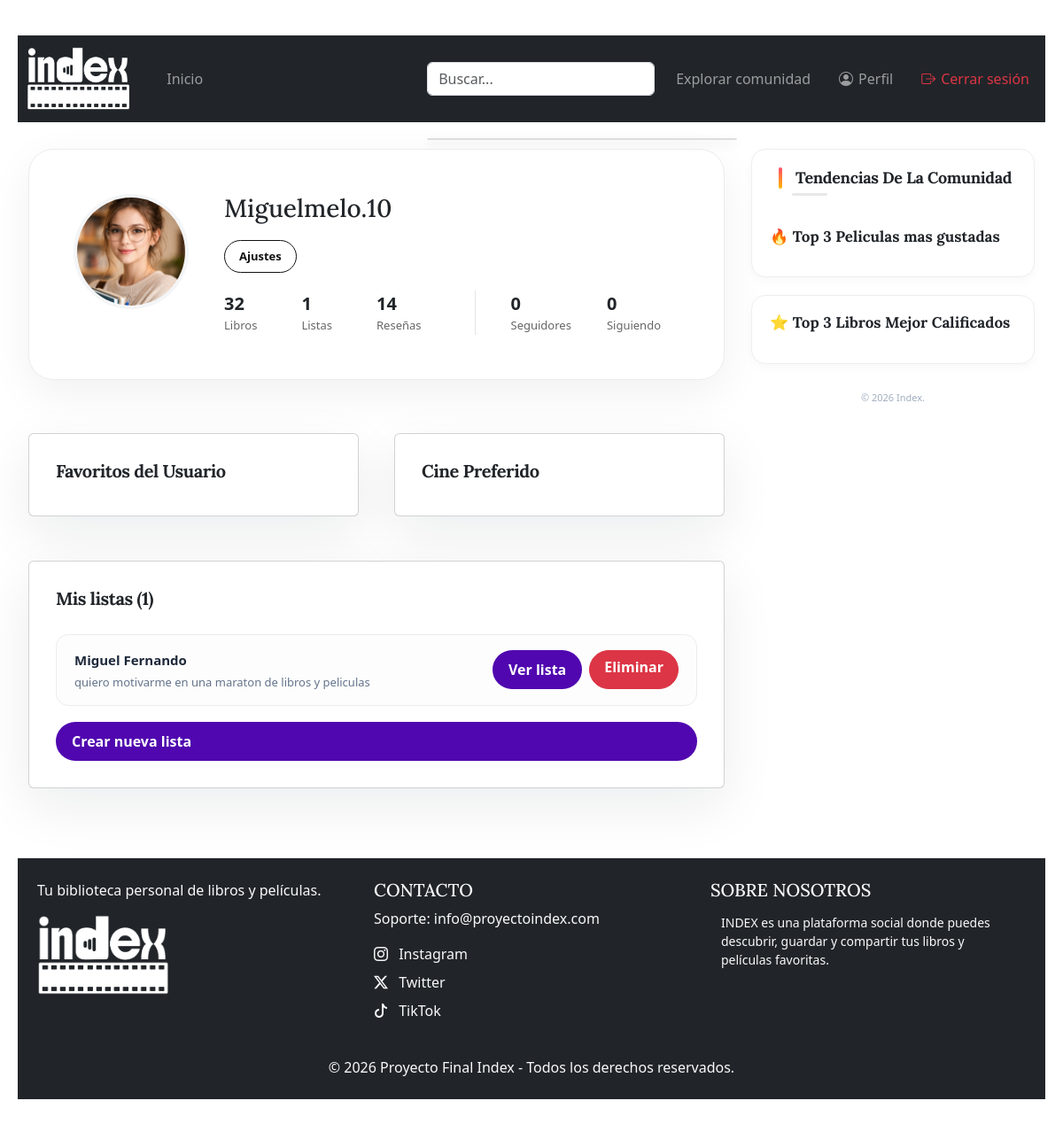
The app's page /index.php?ctl=perfil (signed in) with its own data.
### tables this page shows
CREATE TABLE IF NOT EXISTS `usuarios` (
  `id` int NOT NULL AUTO_INCREMENT,
  `username` varchar(50) NOT NULL,
  `nombre` varchar(100) DEFAULT NULL,
  `apellido` varchar(100) DEFAULT NULL,
  `bio` text,
  `foto` varchar(255) DEFAULT 'web/img/perfil/default.png',
  `email` varchar(150) NOT NULL,
  `contrasena` varchar(200) NOT NULL,
  `rol` enum('admin','usuario') NOT NULL DEFAULT 'usuario',
  `pais` varchar(100) DEFAULT NULL,
  `nivel` int NOT NULL DEFAULT '1',
  `activo` int NOT NULL DEFAULT '0',
  `top_libros` text,
  `top_peliculas` text,
  PRIMARY KEY (`id`),
  UNIQUE KEY `username` (`username`),
  UNIQUE KEY `email_unique` (`email`),
  UNIQUE KEY `username_unique` (`username`)
);

CREATE TABLE IF NOT EXISTS `listas` (
  `id` int NOT NULL AUTO_INCREMENT,
  `id_usuario` int NOT NULL,
  `nombre` varchar(150) NOT NULL,
  `descripcion` text,
  `tipo` varchar(50) DEFAULT 'personal',
  `creada_en` timestamp NOT NULL DEFAULT CURRENT_TIMESTAMP,
  PRIMARY KEY (`id`),
  KEY `id_usuario` (`id_usuario`),
  CONSTRAINT `listas_ibfk_1` FOREIGN KEY (`id_usuario`) REFERENCES `usuarios` (`id`) ON DELETE CASCADE
);

### app/Controllers/UsuarioController.php (called while the page is built, shortened)
<?php
class UsuarioController
{
    private $usuarioModel;
    public function __construct($session)
    {
        $this->usuarioModel = new UsuarioModel();
    }
    public function perfil()
    {
        $idUsuario = $_SESSION['id_usuario'] ?? null;
        $idPerfil = $_GET['id'] ?? $idUsuario;
        $usuario = $this->usuarioModel->obtenerPorId($idPerfil);
        $listasModel = new ListaModel();
        $listas = $listasModel->obtenerListasPorUsuario($idPerfil);
        $numeroListas = count($listas);
        $seguidorModel = new SeguidorModel();
        $seguidores = $seguidorModel->obtenerSeguidores($idPerfil);
        $seguidos   = $seguidorModel->obtenerSeguidos($idPerfil);
        require __DIR__ . '/../templates/perfil.php';
    }
}

### index.php (called while the page is built, shortened)
<?php
require_once __DIR__ . '/app/Models/ListaModel.php';
require_once __DIR__ . '/app/Models/UsuarioModel.php';
require_once __DIR__ . '/app/Models/SeguidorModel.php';
require_once __DIR__ . '/app/Core/Database.php';
require_once __DIR__ . '/app/Controllers/UsuarioController.php';
$session = new SessionManager(
    loginPage: 'index.php?ctl=login',
    timeout: 600
);
$ruta = $_REQUEST['ctl'] ?? 'inicio';
$actionName     = $map[$ruta]['action'];
if (!in_array($ruta, ['login', 'registro', 'recupero', 'reset', 'inicio'])) {
    $session->checkSecurity();
}
$controller = new $controllerName($session);
$controller->$actionName();

### app/Core/Database.php (called while the page is built)
<?php
class Database {
    private static ? PDO $instance = null;
    public static function getConnection(): PDO {
        if (self::$instance === null) {
            $host = getenv('DB_HOST')     ?: 'db';
            $dbname = getenv('DB_DATABASE') ?: 'indexproyecto';
            $user = getenv('DB_USERNAME')   ?: 'root';
            $pass = getenv('DB_PASSWORD')   ?: 'indexLIM_5825.';
            self::$instance = new PDO(
                "mysql:host=$host;dbname=$dbname;charset=utf8mb4",
                $user,
                $pass,
                [
                    PDO::ATTR_ERRMODE => PDO::ERRMODE_EXCEPTION,
                    PDO::ATTR_DEFAULT_FETCH_MODE => PDO::FETCH_ASSOC,
                    PDO::ATTR_EMULATE_PREPARES => false,
                ]
            );
        }
        return self::$instance;
    }
}

### app/Models/UsuarioModel.php (called while the page is built, shortened)
<?php
class UsuarioModel
{
    private $db;
    public function __construct()
    {
$this->db = Database::getConnection();
    }
    public function obtenerPorId($id)
    {
        try {
            $query = "SELECT * FROM usuarios WHERE id = :id LIMIT 1";
            $stmt = $this->db->prepare($query);
            $stmt->bindParam(':id', $id, PDO::PARAM_INT);
            $stmt->execute();
            return $stmt->fetch(PDO::FETCH_ASSOC);
        } catch (PDOException $e) {
            error_log("Error al obtener usuario por ID: " . $e->getMessage());
            return false;
        }
    }
}

### app/Models/ListaModel.php (called while the page is built, shortened)
<?php
require_once dirname(__DIR__) . '/Core/Database.php';
class ListaModel {
public function obtenerListasPorUsuario(int $idUsuario): array
{
    $conexion = Database::getConnection();
    $sql = "SELECT id, nombre, descripcion, tipo, creada_en
            FROM listas
            WHERE id_usuario = ?
            ORDER BY creada_en DESC";
    $stmt = $conexion->prepare($sql);
    $stmt->execute([$idUsuario]);
    return $stmt->fetchAll(PDO::FETCH_ASSOC);
}
}

### app/Models/SeguidorModel.php (called while the page is built, shortened)
<?php
class SeguidorModel
{
    private $db;
    public function __construct()
    {
        $this->db = Database::getConnection();
    }
    public function obtenerSeguidores(int $usuarioId): array
    {
        $sql = "SELECT u.id, u.nombre, u.foto
                FROM seguidores s
                JOIN usuarios u ON u.id = s.seguidor_id
                WHERE s.seguido_id = :id";
        $stmt = $this->db->prepare($sql);
        $stmt->execute([':id' => $usuarioId]);
        return $stmt->fetchAll(PDO::FETCH_ASSOC);
    }
    public function obtenerSeguidos(int $usuarioId): array
    {
        $sql = "SELECT u.id, u.nombre, u.foto
                FROM seguidores s
                JOIN usuarios u ON u.id = s.seguido_id
                WHERE s.seguidor_id = :id";
        $stmt = $this->db->prepare($sql);
        $stmt->execute([':id' => $usuarioId]);
        return $stmt->fetchAll(PDO::FETCH_ASSOC);
    }
}

### app/templates/perfil.php (the view, shortened to what this page needs)
<?php
$fotoPerfil = trim($usuario['foto'] ?? '');
?>
<!DOCTYPE html>
<html lang="es">
<head>
    <link rel="stylesheet" href="web/css/stylePerfil.css">
    <link rel="stylesheet" href="web/css/styleFuentes.css">
</head>
<body class="perfil-page">
<?php include_once __DIR__ . '/../templates/header.php'; ?>
<main class="container-fluid dashboard-layout">
    <section class="feed-principal">
        <section class="perfil-header">
            <div class="perfil-container">
                <div class="perfil-avatar">
                    <img src="<?= htmlspecialchars($fotoPerfil) ?>" alt="Foto de perfil">
                </div>
                <div class="perfil-info">
                    <h2><?= htmlspecialchars($usuario['username']) ?></h2>
                    <div class="perfil-botones">
                        <?php if ($_SESSION['id_usuario'] == $usuario['id']): ?>
                            <a href="index.php?ctl=ajustesPerfil" class="btn-outline">Ajustes</a>
                        <?php endif; ?>
                    </div>
                    <div class="perfil-stats-wrapper">
                        <div class="stats-izquierda">
                            <div><strong>32</strong><span>Libros</span></div>
                            <div><strong><?= $numeroListas ?? 0 ?></strong><span>Listas</span></div>
                            <div><strong>14</strong><span>Reseñas</span></div>
                        </div>
                        <div class="stats-derecha">
                            <a href="index.php?ctl=verSeguidores&id=<?= $usuario['id'] ?>">
                                <strong><?= count($seguidores) ?></strong><span>Seguidores</span>
                            </a>
                            <a href="index.php?ctl=verSeguidos&id=<?= $usuario['id'] ?>">
                                <strong><?= count($seguidos) ?></strong><span>Siguiendo</span>
                            </a>
                        </div>
                    </div>
                </div>
            </div>
        </section>
        <section class="perfil-contenido">
            <div class="bloques-superiores">
                <div class="card">
                    <h3>Favoritos del Usuario</h3>
                </div>
                <div class="card">
                    <h3>Cine Preferido</h3>
                </div>
            </div>
            <div class="card listas">
                <h3>Mis listas (<?= $numeroListas ?? 0 ?>)</h3>
                <div class="listas-container">
                    <?php foreach ($listas as $lista): ?>
                        <div class="lista-item-card">
                            <div class="lista-texto">
                                <strong><?= htmlspecialchars($lista['nombre']) ?></strong>
                                <p><?= htmlspecialchars($lista['descripcion']) ?></p>
                            </div>
                            <div class="d-flex justify-content-end gap-2">
                                <a href="index.php?ctl=verLista&id=<?= $lista['id'] ?>" class="btn-success">Ver lista</a>
                                <?php if ($_SESSION['id_usuario'] == $usuario['id']): ?>
                                    <a href="index.php?ctl=eliminarLista&id=<?= $lista['id'] ?>" class="btn btn-danger rounded-5 ps-3 pe-3 fw-semibold">Eliminar</a>
                                <?php endif; ?>
                            </div>
                        </div>
                    <?php endforeach; ?>
                </div>
                <?php if ($_SESSION['id_usuario'] == $usuario['id']): ?>
                    <a href="index.php?ctl=crearLista" class="btn-success crear-lista">Crear nueva lista</a>
                <?php endif; ?>
            </div>
        </section>
    </section>
    <aside class="sidebar-tendencias">
        <div class="sticky-sidebar">
            <div class="card-sidebar">
                <h2>Tendencias De La Comunidad</h2><br>
                <h3>🔥 Top 3 Peliculas mas gustadas</h3>
            </div>
            <div class="card-sidebar">
                <h3>⭐ Top 3 Libros Mejor Calificados</h3>
            </div>
            <footer class="footer-mini">
                <p>&copy; 2026 Index.</p>
            </footer>
        </div>
    </aside>
</main>
<?php include_once __DIR__ . '/../templates/footer.php'; ?>
</body>
</html>

### web/css/stylePerfil.css (style rules this page uses)
* { box-sizing: border-box; }
body { margin: 0; font-family: -apple-system, BlinkMacSystemFont, "Segoe UI", sans-serif; background: #e6eaf0; color: #222; }
.perfil-page { max-width: 1400px; margin: 0 auto; padding: 40px 20px; }
.perfil-header { background: #ffffff; border: 1px solid #ececec; border-radius: 28px; padding: 50px; box-shadow: 0 15px 50px rgba(0, 0, 0, 0.06); margin-bottom: 60px; }
.perfil-container { display: flex; gap: 40px; align-items: flex-start; margin-bottom: 0; }
.perfil-avatar img { width: 130px; height: 130px; border-radius: 50%; object-fit: cover; border: 4px solid #f4f5f7; }
.perfil-botones { display: flex; gap: 12px; flex-wrap: wrap; margin-bottom: 20px; }
.perfil-botones a { padding: 8px 16px; border-radius: 999px; font-size: 13px; text-decoration: none; font-weight: 600; transition: 0.2s ease; }
.btn-outline { border: 1px solid #111; color: #111; }
.btn-success { background: #5007af; color: #fff; padding: 10px 18px; border-radius: 999px; text-decoration: none; font-weight: 600; }
.perfil-stats-wrapper { display: flex; align-items: center; gap: 60px; margin-top: 15px; }
.stats-izquierda { display: flex; gap: 50px; }
.stats-izquierda div { display: flex; flex-direction: column; }
.stats-derecha { display: flex; gap: 40px; padding-left: 40px; border-left: 1px solid #e5e5e5; }
.stats-derecha a { display: flex; flex-direction: column; text-decoration: none; color: inherit; }
.perfil-stats-wrapper strong { font-size: 20px; }
.perfil-stats-wrapper span { font-size: 13px; color: #666; }
.bloques-superiores { display: grid; grid-template-columns: 1fr 1fr; gap: 40px; margin-bottom: 50px; }
.card { background: #fdfdfd; border-radius: 20px; padding: 30px; box-shadow: 0 20px 60px rgba(15, 23, 42, 0.08); transition: 0.25s ease; }
.card h3 { font-size: 20px; font-weight: 700; letter-spacing: -0.5px; }
.listas-container { display: flex; flex-direction: column; gap: 12px; margin-top: 20px; }
.lista-item-card { display: flex; justify-content: space-between; align-items: center; background: #fdfdfd; border: 1px solid #ececec; border-radius: 14px; padding: 16px 20px; transition: 0.3s ease; }
.lista-item-card .lista-texto strong { font-size: 15px; color: #1e293b; }
.lista-item-card .lista-texto p { font-size: 13px; color: #64748b; margin: 4px 0 0 0; }
.card.listas .crear-lista { margin-top: 18px; display: inline-block; }
.dashboard-layout { display: grid; grid-template-columns: 1fr 320px; gap: 30px; max-width: 1200px; margin: 30px auto; padding: 0 20px; align-items: start; }
.sidebar-tendencias { position: sticky; top: 85px; }
.card-sidebar { background: #fff; border-radius: 16px; padding: 20px; margin-bottom: 20px; border: 1px solid #eee; box-shadow: 0 4px 12px rgba(0,0,0,0.03); }
.card-sidebar h2 { font-size: 18px; font-weight: 900; color: rgb(33, 37, 41); margin: 0 0 20px 10px; display: flex; align-items: center; gap: 10px; position: relative; letter-spacing: -0.02em; }
.card-sidebar h2::before { content: ''; width: 4px; height: 24px; background: linear-gradient(to bottom, #ff4d6d, #ffb703); border-radius: 10px; margin-right: 5px; }
.card-sidebar h2::after { content: ''; position: absolute; bottom: -8px; left: 15px; width: 40px; height: 3px; background: rgba(33, 37, 41, 0.1); border-radius: 2px; }
.card-sidebar h3 { font-size: 17px; font-weight: 800; color: rgb(33, 37, 41); margin-bottom: 15px; display: flex; align-items: center; gap: 8px; }
.footer-mini { padding: 10px; font-size: 11px; color: #a0aec0; text-align: center; }

### web/css/styleFuentes.css (style rules this page uses)
body { font-family: 'Segoe UI', Roboto, Helvetica, Arial, sans-serif !important; }
h1, h2, h3, h4, h5, h6 { font-family: "Lora", serif !important; font-weight: 600; }

### web/css/styles.css (style rules this page uses)
:root { --primary: #C47A4A; --bg: #FAF8F5; --card-bg: #FFFFFF; --border: #E8E2DA; --text: #2A2A2A; --text-soft: #6F6A63; --radius: 10px; }
* { margin: 0; padding: 0; box-sizing: border-box; }
body { background-color: var(--bg); color: var(--text); line-height: 1.6; min-height: 100vh; display: flex; flex-direction: column; }
main { flex: 1; max-width: 800px; margin: 0 auto; padding: 40px 24px; }

### records on screen
usuarios: foto (placeholder picture), username "Miguelmelo.10"
listas: nombre "Miguel Fernando", descripcion "quiero motivarme en una maraton de libros y peliculas"

### other values on screen
$numeroListas "1"
count($seguidores) "0"
count($seguidos) "0"
